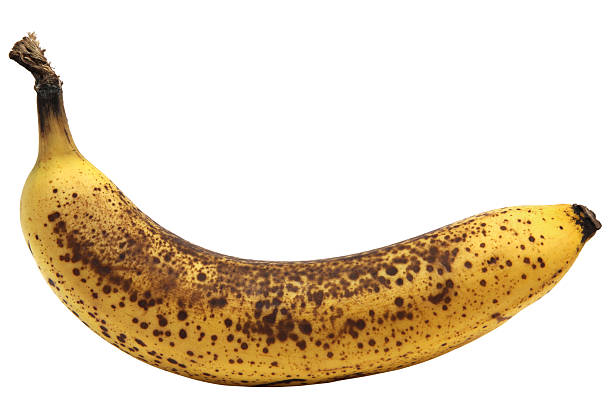
#> input picture test-image.jpg, 612 x 415 px
$ python -i feature_extractor.py   (imports and definitions only)   (older library calls are emulated)
#> lines starting #> are read from the running program, lines starting #| are printed output that depends on the picture; after the words box and inside, x2 and y2 are one past the last pixel; in counts of white or black regions, pixels touching at a corner belong together
#> further down, picture is the input picture: shape (415, 612, 3); mean B, G, R 195.5, 216.1, 230.1
import cv2
import numpy as np
from skimage.feature import graycomatrix, graycoprops, hog
from scipy.stats import entropy


def circular_mean_std(h):
    """
    Calculate circular mean and circular standard deviation for HSV Hue channel.
    """
    h = h.astype(np.float32)
    angles = h * 2 * np.pi / 180.0

    sin_mean = np.mean(np.sin(angles))
    cos_mean = np.mean(np.cos(angles))

    mean = np.arctan2(sin_mean, cos_mean) * 180.0 / np.pi

    r = np.sqrt(sin_mean**2 + cos_mean**2)
    r_clamped = np.clip(r, 1e-10, 1.0)
    std = np.sqrt(-2.0 * np.log(r_clamped))

    return float(mean), float(std)


def extract_features_from_image(image):
    """
    Extract 651-dimensional feature vector from a BGR OpenCV image numpy array.
    """
    if image is None or not isinstance(image, np.ndarray):
        raise ValueError("Invalid image input provided.")

    # Resize to 128x128 as trained in ffd.ipynb
    image = cv2.resize(image, (128, 128))
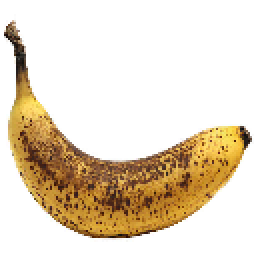
#> image: shape (128, 128, 3) (shown 2 times larger); mean of channels 0, 1, 2 195.5, 216.1, 230.1; drawn as B, G, R

    # 1. RGB Features
    R, G, B = cv2.split(image)
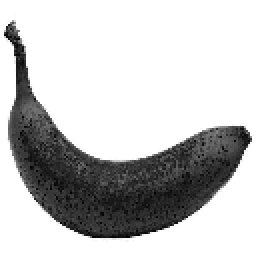
#> R: shape (128, 128) (shown 2 times larger); min 1, max 255, mean 195.5
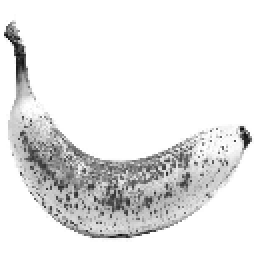
#> B: shape (128, 128) (shown 2 times larger); min 10, max 255, mean 230.1
    R_mean, G_mean, B_mean = float(np.mean(R)), float(np.mean(G)), float(np.mean(B))
#> R_mean = 195.5; G_mean = 216.1; B_mean = 230.1
    R_std, G_std, B_std = float(np.std(R)), float(np.std(G)), float(np.std(B))
#> R_std = 92.51; G_std = 65.4; B_std = 47.46

    # 2. HSV Features
    hsv = cv2.cvtColor(image, cv2.COLOR_BGR2HSV)
#> hsv: shape (128, 128, 3); mean H, S, V 7.2, 51.1, 230.1
    H, S, V = cv2.split(hsv)
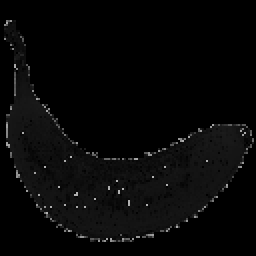
#> H: shape (128, 128) (shown 2 times larger); min 0, max 179, mean 7.2
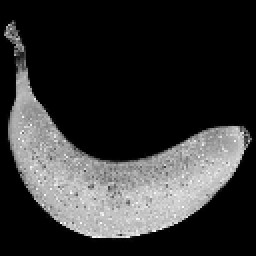
#> S: shape (128, 128) (shown 2 times larger); min 0, max 253, mean 51.1
    H_mean, H_std = circular_mean_std(H)
#> in circular_mean_std, `sin_mean = np.mean(np.sin(angles))`: sin_mean = 0.165
#> in circular_mean_std, `cos_mean = np.mean(np.cos(angles))`: cos_mean = 0.922
#> in circular_mean_std, `mean = np.arctan2(sin_mean, cos_mean) * 180.0 / np.pi`: mean = 10.16
#> in circular_mean_std, `r = np.sqrt(sin_mean**2 + cos_mean**2)`: r = 0.936
#> in circular_mean_std, `std = np.sqrt(-2.0 * np.log(r_clamped))`: std = 0.362
#> H_mean = 10.16; H_std = 0.362
    S_mean, V_mean = float(np.mean(S)), float(np.mean(V))
#> S_mean = 51.13; V_mean = 230.1
    S_std, V_std = float(np.std(S)), float(np.std(V))
#> S_std = 80.7; V_std = 47.48

    # 3. LAB Features
    lab = cv2.cvtColor(image, cv2.COLOR_BGR2LAB)
#> lab: shape (128, 128, 3); mean of channels 0, 1, 2 220.9, 131.5, 140.7
    L, a, b = cv2.split(lab)
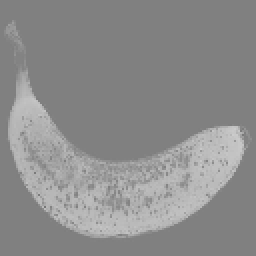
#> b: shape (128, 128) (shown 2 times larger); min 117, max 204, mean 140.7
    L_mean, L_std = float(np.mean(L)), float(np.std(L))
#> L_mean = 220.9; L_std = 58.57
    a_mean, a_std = float(np.mean(a)), float(np.std(a))
#> a_mean = 131.5; a_std = 6.27
    b_mean, b_std = float(np.mean(b)), float(np.std(b))
#> b_mean = 140.7; b_std = 21.52

    # 4. Grayscale & Texture Features
    gray = cv2.cvtColor(image, cv2.COLOR_BGR2GRAY)

    laplacian_variance = float(cv2.Laplacian(gray, cv2.CV_64F).var())
#> laplacian_variance = 5104.2

    glcm = graycomatrix(
        gray, distances=[1], angles=[0], levels=256, symmetric=True, normed=True
    )
    glcm_contrast = float(graycoprops(glcm, "contrast")[0, 0])
#> glcm_contrast = 714.2
    glcm_energy = float(graycoprops(glcm, "energy")[0, 0])
#> glcm_energy = 0.663
    glcm_homogeneity = float(graycoprops(glcm, "homogeneity")[0, 0])
#> glcm_homogeneity = 0.691

    hist = cv2.calcHist([gray], [0], None, [256], [0, 256])
#> hist = 256 values, max 11064 at index 255, min 0 at index 0, mean 64
    hist = hist / (hist.sum() + 1e-10)
#> hist = 256 values, max 0.675 at index 255, min 0 at index 0, mean 0.00391
    grayscale_entropy = float(entropy(hist.flatten()))
#> grayscale_entropy = 2.32

    # 5. Shape Features
    _, thresh = cv2.threshold(gray, 40, 255, cv2.THRESH_BINARY)
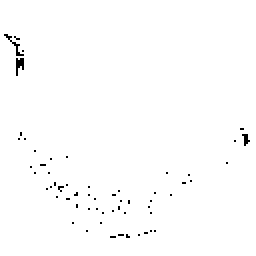
#> thresh: shape (128, 128) (shown 2 times larger); 99.2% white; black in thin lines or dots, all inside (x1, y1, x2, y2) = (2, 17, 125, 119)
    contours, _ = cv2.findContours(
        thresh, cv2.RETR_EXTERNAL, cv2.CHAIN_APPROX_SIMPLE
    )
#> contours = [[[0, 0], [0, 127], [127, 127], [127, 0]]]

    if len(contours) > 0:
        cnt = max(contours, key=cv2.contourArea)
#> cnt = [[0, 0], [0, 127], [127, 127], [127, 0]]
        contour_area = float(cv2.contourArea(cnt))
#> contour_area = 16129
        perimeter = float(cv2.arcLength(cnt, True))
#> perimeter = 508
        circularity = float((4 * np.pi * contour_area) / (perimeter**2 + 1e-5))
#> circularity = 0.785
        hull = cv2.convexHull(cnt)
#> hull = [[127, 0], [127, 127], [0, 127], [0, 0]]
        hull_area = float(cv2.contourArea(hull))
#> hull_area = 16129
        solidity = float(contour_area / (hull_area + 1e-5))
#> solidity = 1
        _, _, w, h_box = cv2.boundingRect(cnt)
#> w = 128; h_box = 128
        aspect_ratio = float(w / (h_box + 1e-5))
#> aspect_ratio = 1
        extent = float(contour_area / (w * h_box + 1e-5))
#> extent = 0.984
    else:
        contour_area = 0.0
        perimeter = 0.0
        circularity = 0.0
        solidity = 0.0
        aspect_ratio = 0.0
        extent = 0.0

    # 6. Decay Feature
    dark_pixel_ratio = float(np.sum(gray < 40) / gray.size)
#> dark_pixel_ratio = 0.00769

    # 7. HOG Features
    hog_features = hog(
        gray,
        orientations=9,
        pixels_per_cell=(8, 8),
        cells_per_block=(2, 2),
        block_norm="L2-Hys",
    )
#> hog_features = 8100 values, max 1 at index 7492, min 0 at index 1, mean 0.0672

    # Combine vector
    scalar_features = np.array(
        [
            R_mean,
            G_mean,
            B_mean,
            R_std,
            G_std,
            B_std,
            H_mean,
            S_mean,
            V_mean,
            H_std,
            S_std,
            V_std,
            L_mean,
            L_std,
            a_mean,
            a_std,
            b_mean,
            b_std,
            laplacian_variance,
            glcm_contrast,
            glcm_energy,
            glcm_homogeneity,
            grayscale_entropy,
            contour_area,
            perimeter,
            circularity,
            solidity,
            aspect_ratio,
            extent,
            dark_pixel_ratio,
        ],
        dtype=np.float32,
    )
#> scalar_features = 30 values, max 16129 at index 23, min 0.00769 at index 29, mean 810.3

    full_vector = np.hstack([scalar_features, hog_features])
#> full_vector = 8130 values, max 16129 at index 23, min 0 at index 31, mean 3.06

    return full_vector, {
        "color_stats": {
            "R_mean": round(R_mean, 2),
            "G_mean": round(G_mean, 2),
            "B_mean": round(B_mean, 2),
            "H_mean": round(H_mean, 2),
            "S_mean": round(S_mean, 2),
            "V_mean": round(V_mean, 2),
        },
        "texture_stats": {
            "laplacian_variance": round(laplacian_variance, 2),
            "glcm_contrast": round(glcm_contrast, 4),
            "glcm_energy": round(glcm_energy, 4),
            "glcm_homogeneity": round(glcm_homogeneity, 4),
            "grayscale_entropy": round(grayscale_entropy, 4),
        },
        "shape_stats": {
            "contour_area": round(contour_area, 2),
            "perimeter": round(perimeter, 2),
            "circularity": round(circularity, 4),
            "solidity": round(solidity, 4),
            "dark_pixel_ratio": round(dark_pixel_ratio, 4),
        },
    }


def extract_features_from_bytes(img_bytes):
    """
    Decodes image byte stream and returns feature vector.
    """
    nparr = np.frombuffer(img_bytes, np.uint8)
    image = cv2.imdecode(nparr, cv2.IMREAD_COLOR)
    if image is None:
        raise ValueError("Failed to decode image from bytes.")
    return extract_features_from_image(image)


def extract_features_from_path(image_path):
    """
    Reads image file from path and returns feature vector.
    """
    image = cv2.imread(image_path)
    if image is None:
        raise ValueError(f"Failed to read image from path: {image_path}")
    return extract_features_from_image(image)

>>> import cv2
>>> picture = cv2.imread('../test-image.jpg')
>>> result = extract_features_from_image(picture)

$ run again, on bb.jpeg
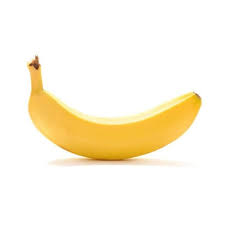
#> input picture bb.jpeg, 225 x 225 px
#> picture is the input picture: shape (225, 225, 3); mean B, G, R 227.2, 245.2, 252.9
#> R_mean = 227.1; G_mean = 245.1; B_mean = 252.8
#> R_std = 64.88; G_std = 23.89; B_std = 7.57
#> hsv: shape (128, 128, 3); mean H, S, V 6.7, 27.2, 252.9
#> in extract_features_from_image, `H, S, V = cv2.split(hsv)`:
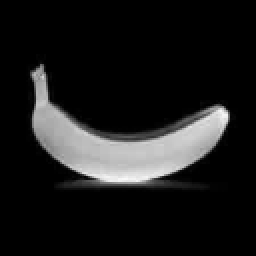
#> S: shape (128, 128) (shown 2 times larger); min 0, max 249, mean 27.2
#> sin_mean = 0.142
#> cos_mean = 0.909
#> mean = 8.9
#> r = 0.92
#> std = 0.408
#> H_mean = 8.9; H_std = 0.408
#> S_mean = 27.15; V_mean = 252.9
#> S_std = 63.7; V_std = 7.56
#> lab: shape (128, 128, 3); mean of channels 0, 1, 2 247.1, 129, 137.6
#> in extract_features_from_image, `L, a, b = cv2.split(lab)`:
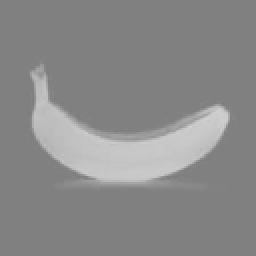
#> b: shape (128, 128) (shown 2 times larger); min 124, max 207, mean 137.6
#> L_mean = 247.1; L_std = 19.05
#> a_mean = 129; a_std = 3.3
#> b_mean = 137.6; b_std = 22.42
#> laplacian_variance = 115.7
#> glcm_contrast = 24.55
#> glcm_energy = 0.768
#> glcm_homogeneity = 0.884
#> in extract_features_from_image, `hist = cv2.calcHist([gray], [0], None, [256], [0, 256])`: hist = 256 values, max 12719 at index 255, min 0 at index 0, mean 64
#> in extract_features_from_image, `hist = hist / (hist.sum() + 1e-10)`: hist = 256 values, max 0.776 at index 255, min 0 at index 0, mean 0.00391
#> grayscale_entropy = 1.43
#> thresh: shape (128, 128); every value is 255
#> contours = [[[0, 0], [0, 127], [127, 127], [127, 0]]]
#> cnt = [[0, 0], [0, 127], [127, 127], [127, 0]]
#> contour_area = 16129
#> perimeter = 508
#> circularity = 0.785
#> hull = [[127, 0], [127, 127], [0, 127], [0, 0]]
#> hull_area = 16129
#> solidity = 1
#> w = 128
#> aspect_ratio = 1
#> extent = 0.984
#> dark_pixel_ratio = 0
#> hog_features = 8100 values, max 1 at index 1111, min 0 at index 0, mean 0.0408
#> scalar_features = 30 values, max 16129 at index 23, min 0 at index 29, mean 617.5
#> full_vector = 8130 values, max 16129 at index 23, min 0 at index 29, mean 2.32

$ run again, on fa.jpeg
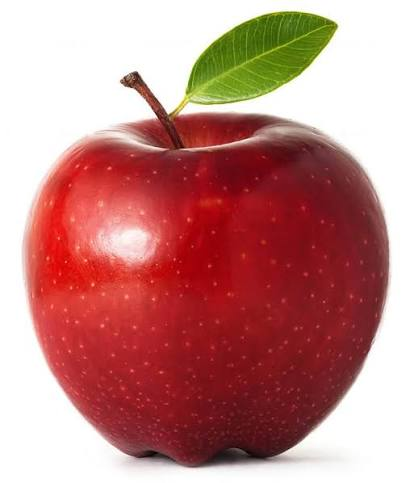
#> input picture fa.jpeg, 414 x 483 px
#> picture is the input picture: shape (483, 414, 3); mean B, G, R 133.1, 136.8, 194.6
#> R_mean = 133.1; G_mean = 136.7; B_mean = 194.5
#> R_std = 105.9; B_std = 61
#> hsv: shape (128, 128, 3); mean H, S, V 72.1, 110.1, 196.1
#> sin_mean = 0.0541
#> cos_mean = 0.907
#> mean = 3.42
#> r = 0.908
#> std = 0.439
#> H_mean = 3.42; H_std = 0.439
#> S_mean = 110.1; V_mean = 196.1
#> S_std = 99.59; V_std = 59.15
#> lab: shape (128, 128, 3); mean of channels 0, 1, 2 163.2, 150.2, 144.6
#> L_mean = 163.2; L_std = 82.17
#> a_mean = 150.2; a_std = 26.02
#> b_mean = 144.6; b_std = 16.84
#> in extract_features_from_image, `gray = cv2.cvtColor(image, cv2.COLOR_BGR2GRAY)`:
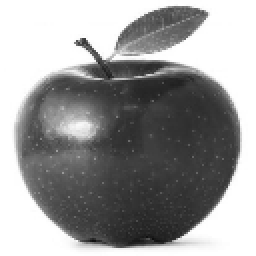
#> gray: shape (128, 128) (shown 2 times larger); min 14, max 255, mean 153.6
#> laplacian_variance = 1250.1
#> glcm_contrast = 213.3
#> glcm_energy = 0.301
#> glcm_homogeneity = 0.499
#> in extract_features_from_image, `hist = cv2.calcHist([gray], [0], None, [256], [0, 256])`: hist = 256 values, max 5215 at index 255, min 0 at index 0, mean 64
#> in extract_features_from_image, `hist = hist / (hist.sum() + 1e-10)`: hist = 256 values, max 0.318 at index 255, min 0 at index 0, mean 0.00391
#> grayscale_entropy = 3.9
#> in extract_features_from_image, `_, thresh = cv2.threshold(gray, 40, 255, cv2.THRESH_BINARY)`:
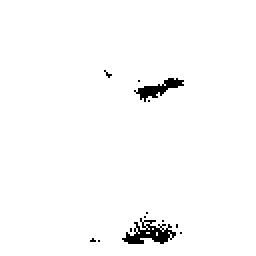
#> thresh: shape (128, 128) (shown 2 times larger); 98.2% white; 13 black regions (11 under 20 px), largest, box (x1, y1, x2, y2) and area: (61, 109, 88, 122) 162, (67, 39, 92, 51) 113
#> contours = [[[0, 0], [0, 127], [127, 127], [127, 0]]]
#> cnt = [[0, 0], [0, 127], [127, 127], [127, 0]]
#> contour_area = 16129
#> perimeter = 508
#> circularity = 0.785
#> hull = [[127, 0], [127, 127], [0, 127], [0, 0]]
#> hull_area = 16129
#> solidity = 1
#> w = 128
#> aspect_ratio = 1
#> extent = 0.984
#> dark_pixel_ratio = 0.015
#> hog_features = 8100 values, max 1 at index 1548, min 0 at index 0, mean 0.105
#> scalar_features = 30 values, max 16129 at index 23, min 0.015 at index 29, mean 663.3
#> full_vector = 8130 values, max 16129 at index 23, min 0 at index 30, mean 2.55
